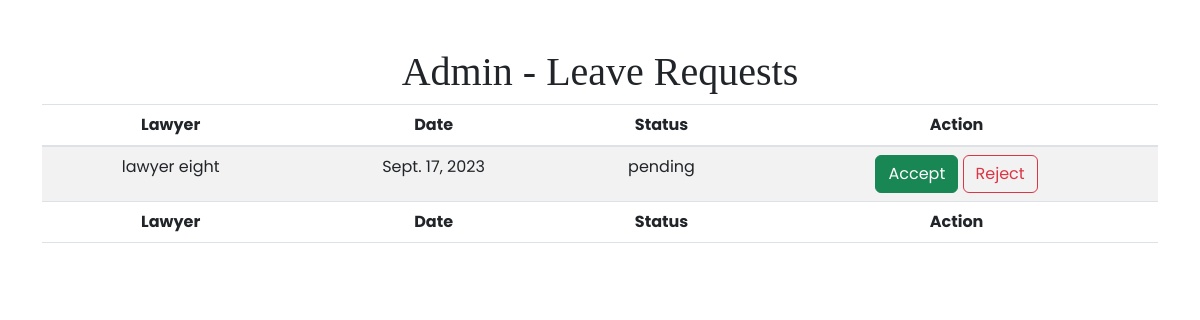
/admin_view_holiday_requests/ (signed in), run on an earlier commit of the app's database.
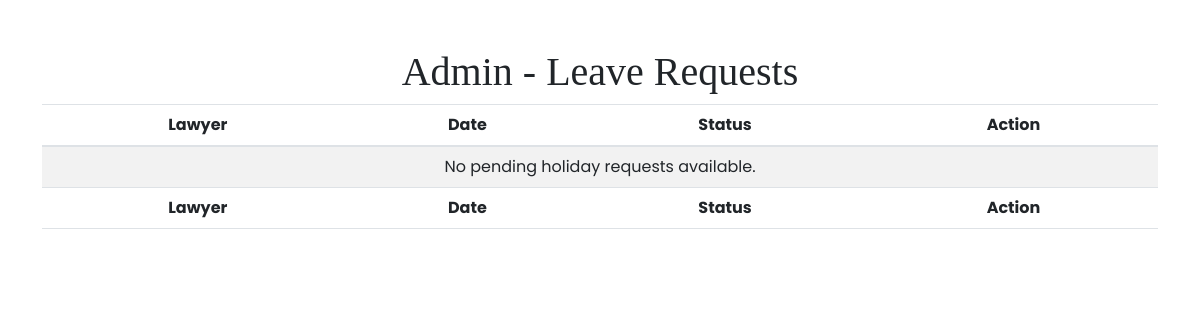
And on a later commit of the database.
### accounts/models.py (models this page shows, shortened)
class HolidayRequest(models.Model):
    STATUS_CHOICES = (
        ('pending', 'Pending'),
        ('accepted', 'Accepted'),
        ('rejected', 'Rejected'),
    )
    lawyer = models.ForeignKey(CustomUser, on_delete=models.CASCADE)
    date = models.DateField()
    status = models.CharField(max_length=10, choices=STATUS_CHOICES, default='pending')

class CustomUser(AbstractUser):
    USER_TYPES = (
        ('admin', 'Admin'),
        ('lawyer', 'Lawyer'),
        ('student', 'Student'),
        ('client', 'Client'),
    )
    STATES = (
    ('Andhra Pradesh', 'Andhra Pradesh'),
    ('Arunachal Pradesh', 'Arunachal Pradesh'),
    ('Assam', 'Assam'),
    ('Bihar', 'Bihar'),
    ('Chhattisgarh', 'Chhattisgarh'),
    ('Goa', 'Goa'),
    ('Gujarat', 'Gujarat'),
    ('Haryana', 'Haryana'),
    ('Himachal Pradesh', 'Himachal Pradesh'),
    ('Jharkhand', 'Jharkhand'),
    ('Karnataka', 'Karnataka'),
    ('Kerala', 'Kerala'),
    ('Madhya Pradesh', 'Madhya Pradesh'),
    ('Maharashtra', 'Maharashtra'),
    ('Manipur', 'Manipur'),
    ('Meghalaya', 'Meghalaya'),
    ('Mizoram', 'Mizoram'),
    ('Nagaland', 'Nagaland'),
    ('Odisha', 'Odisha'),
    ('Punjab', 'Punjab'),
    ('Rajasthan', 'Rajasthan'),
    ('Sikkim', 'Sikkim'),
    ('Tamil Nadu', 'Tamil Nadu'),
    ('Telangana', 'Telangana'),
    ('Tripura', 'Tripura'),
    ('Uttar Pradesh', 'Uttar Pradesh'),
    ('Uttarakhand', 'Uttarakhand'),
    ('West Bengal', 'West Bengal'),
    ('Andaman and Nicobar Islands', 'Andaman and Nicobar Islands'),
    ('Chandigarh', 'Chandigarh'),
    ('Dadra and Nagar Haveli and Daman and Diu', 'Dadra and Nagar Haveli and Daman and Diu'),
    ('Lakshadweep', 'Lakshadweep'),
    ('Delhi', 'Delhi'),
    ('Puducherry', 'Puducherry'),
)
    user_type = models.CharField(max_length=10, choices=USER_TYPES, default='client')
    email = models.EmailField(unique=True, default='')  # Change: Use email as the username
    first_name = models.CharField(max_length=30, default='')  # Added: First name field
    last_name = models.CharField(max_length=30, default='')  # Added: Last name field
    address = models.TextField(default='',blank=True,)  # Added: Address field
    dob = models.DateField(default='2000-01-01',blank=True,)  # Added: Date of birth field
    pin = models.CharField(max_length=6, default='',blank=True,)  # Added: PIN code field
    state = models.CharField(max_length=50, choices=STATES, blank=True, null=False)
    phone = models.CharField(max_length=15,blank=True, unique=True)  # Added: Phone number field

### accounts/views.py (the view)
# urls.py: path('admin_view_holiday_requests/', views.admin_view_holiday_requests, name='admin_view_holiday_requests'),
def admin_view_holiday_requests(request):
    if not request.user.is_superuser:
        return redirect('home')  # Redirect to the home page or any other appropriate page
    pending_requests = HolidayRequest.objects.filter(status='pending')
    return render(request, 'admin/admin_view_holiday_requests.html', {'pending_requests': pending_requests})

### accounts/templates/admin/admin_view_holiday_requests.html (shortened to what this page needs)
{% load static %}
<!DOCTYPE html>
<html lang="en">
<head>
    <link rel="stylesheet" href="{% static 'css/bootstrap.min.css' %}">
    <link rel="stylesheet" href="{% static 'css/font-awesome.min.css' %}">
    <link rel="stylesheet" href="{% static 'css/slicknav.css' %}">
    <link rel="stylesheet" href="{% static 'css/style.css' %}">
    <link rel="stylesheet" href="https://cdnjs.cloudflare.com/ajax/libs/twitter-bootstrap/5.3.0/css/bootstrap.min.css">
    <link rel="stylesheet" href="https://cdn.datatables.net/1.13.6/css/dataTables.bootstrap5.min.css">
</head>
<body>
    <div class="container py-5">
        <h1 class="text-center">Admin - Leave Requests</h1>
        <div class="row">
            <div class="col-12">
                <table id="example" class="table table-striped" style="width:100%">
                    <thead>
                        <tr>
                            <th class="text-center">Lawyer</th>
                            <th class="text-center">Date</th>
                            <th class="text-center">Status</th>
                            <th class="text-center">Action</th>
                        </tr>
                    </thead>
                    <tbody>
                        {% for request in pending_requests %}
                        <tr>
                            <td>{{ request.lawyer.first_name }} {{ request.lawyer.last_name }}</td>
                            <td>{{ request.date }}</td>
                            <td>{{ request.status }}</td>
                            <td>
                                <form method="POST" action="{% url 'admin_approve_reject_holiday' request.id %}">
                                <button class="btn btn-success" type="submit" name="action" value="approve">Accept</button>
                                <button class="btn btn-outline-danger" type="submit" name="action" value="reject">Reject</button>
                            </td>
                        </tr>
                        {% empty %}
                <tr>
                    <td colspan="4">No pending holiday requests available.</td>
                </tr>
                        {% endfor %}
                    </tbody>
                    <tfoot>
                        <tr>
                            <th class="text-center">Lawyer</th>
                            <th class="text-center">Date</th>
                            <th class="text-center">Status</th>
                            <th class="text-center">Action</th>
                        </tr>
                    </tfoot>
                </table>
            </div>
        </div>
    </div>
</body>
</html>

What changed in the data, as far as the page shows it:
no longer on this page (row edited): HolidayRequest: lawyer.first_name "lawyer", lawyer.last_name "eight", date "Sept. 17, 2023", status "pending"
Also different on the page:
text now shown: "No pending holiday requests available."
